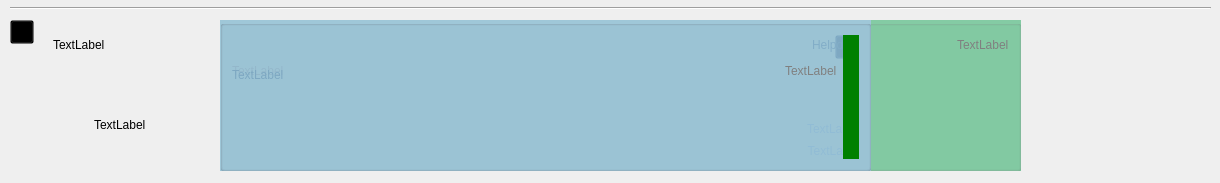
<?xml version="1.0" encoding="UTF-8"?>
<ui version="4.0">
 <class>Actions_left</class>
 <widget class="QWidget" name="Actions_left">
  <property name="geometry">
   <rect>
    <x>0</x>
    <y>0</y>
    <width>1220</width>
    <height>183</height>
   </rect>
  </property>
  <property name="sizePolicy">
   <sizepolicy hsizetype="Fixed" vsizetype="Preferred">
    <horstretch>0</horstretch>
    <verstretch>0</verstretch>
   </sizepolicy>
  </property>
  <property name="minimumSize">
   <size>
    <width>1220</width>
    <height>183</height>
   </size>
  </property>
  <property name="maximumSize">
   <size>
    <width>1220</width>
    <height>16777215</height>
   </size>
  </property>
  <property name="windowTitle">
   <string>Form</string>
  </property>
  <widget class="Line" name="line">
   <property name="geometry">
    <rect>
     <x>10</x>
     <y>0</y>
     <width>1201</width>
     <height>16</height>
    </rect>
   </property>
   <property name="orientation">
    <enum>Qt::Horizontal</enum>
   </property>
  </widget>
  <widget class="QWidget" name="layoutWidget">
   <property name="geometry">
    <rect>
     <x>40</x>
     <y>20</y>
     <width>160</width>
     <height>129</height>
    </rect>
   </property>
   <layout class="QVBoxLayout" name="verticalLayout">
    <item>
     <layout class="QHBoxLayout" name="horizontalLayout">
      <item>
       <widget class="QLabel" name="label">
        <property name="sizePolicy">
         <sizepolicy hsizetype="Fixed" vsizetype="Fixed">
          <horstretch>0</horstretch>
          <verstretch>0</verstretch>
         </sizepolicy>
        </property>
        <property name="text">
         <string/>
        </property>
        <property name="pixmap">
         <pixmap>img/11clock.png</pixmap>
        </property>
       </widget>
      </item>
      <item>
       <widget class="QLabel" name="label_curDate">
        <property name="text">
         <string>TextLabel</string>
        </property>
       </widget>
      </item>
     </layout>
    </item>
    <item>
     <layout class="QHBoxLayout" name="horizontalLayout_3">
      <item>
       <spacer name="horizontalSpacer">
        <property name="orientation">
         <enum>Qt::Horizontal</enum>
        </property>
        <property name="sizeHint" stdset="0">
         <size>
          <width>40</width>
          <height>20</height>
         </size>
        </property>
       </spacer>
      </item>
      <item>
       <widget class="QLabel" name="label_2">
        <property name="sizePolicy">
         <sizepolicy hsizetype="Fixed" vsizetype="Fixed">
          <horstretch>0</horstretch>
          <verstretch>0</verstretch>
         </sizepolicy>
        </property>
        <property name="text">
         <string/>
        </property>
        <property name="pixmap">
         <pixmap>img/user.png</pixmap>
        </property>
        <property name="scaledContents">
         <bool>true</bool>
        </property>
       </widget>
      </item>
      <item>
       <spacer name="horizontalSpacer_2">
        <property name="orientation">
         <enum>Qt::Horizontal</enum>
        </property>
        <property name="sizeHint" stdset="0">
         <size>
          <width>40</width>
          <height>20</height>
         </size>
        </property>
       </spacer>
      </item>
     </layout>
    </item>
    <item>
     <layout class="QHBoxLayout" name="horizontalLayout_2">
      <item>
       <spacer name="horizontalSpacer_3">
        <property name="orientation">
         <enum>Qt::Horizontal</enum>
        </property>
        <property name="sizeHint" stdset="0">
         <size>
          <width>40</width>
          <height>20</height>
         </size>
        </property>
       </spacer>
      </item>
      <item>
       <widget class="QLabel" name="label_cre_name">
        <property name="text">
         <string>TextLabel</string>
        </property>
       </widget>
      </item>
      <item>
       <spacer name="horizontalSpacer_4">
        <property name="orientation">
         <enum>Qt::Horizontal</enum>
        </property>
        <property name="sizeHint" stdset="0">
         <size>
          <width>40</width>
          <height>20</height>
         </size>
        </property>
       </spacer>
      </item>
     </layout>
    </item>
   </layout>
  </widget>
  <widget class="QPushButton" name="pushButton_delAct">
   <property name="geometry">
    <rect>
     <x>10</x>
     <y>20</y>
     <width>24</width>
     <height>24</height>
    </rect>
   </property>
   <property name="cursor">
    <cursorShape>PointingHandCursor</cursorShape>
   </property>
   <property name="styleSheet">
    <string notr="true">background: transparent;</string>
   </property>
   <property name="text">
    <string/>
   </property>
   <property name="iconSize">
    <size>
     <width>16</width>
     <height>16</height>
    </size>
   </property>
  </widget>
  <widget class="QGroupBox" name="groupBox_descr">
   <property name="geometry">
    <rect>
     <x>220</x>
     <y>20</y>
     <width>801</width>
     <height>151</height>
    </rect>
   </property>
   <property name="sizePolicy">
    <sizepolicy hsizetype="Fixed" vsizetype="Preferred">
     <horstretch>0</horstretch>
     <verstretch>0</verstretch>
    </sizepolicy>
   </property>
   <property name="minimumSize">
    <size>
     <width>801</width>
     <height>151</height>
    </size>
   </property>
   <property name="maximumSize">
    <size>
     <width>801</width>
     <height>16777215</height>
    </size>
   </property>
   <property name="layoutDirection">
    <enum>Qt::RightToLeft</enum>
   </property>
   <property name="styleSheet">
    <string notr="true">background: rgba(60, 179, 113, 0.6);</string>
   </property>
   <property name="title">
    <string/>
   </property>
   <layout class="QVBoxLayout" name="verticalLayout_6">
    <item>
     <layout class="QHBoxLayout" name="horizontalLayout_8">
      <item>
       <widget class="QLabel" name="label_descr_id">
        <property name="sizePolicy">
         <sizepolicy hsizetype="Preferred" vsizetype="Fixed">
          <horstretch>0</horstretch>
          <verstretch>0</verstretch>
         </sizepolicy>
        </property>
        <property name="layoutDirection">
         <enum>Qt::RightToLeft</enum>
        </property>
        <property name="styleSheet">
         <string notr="true">color: rgb(128, 128, 128); background: transparent;</string>
        </property>
        <property name="text">
         <string>TextLabel</string>
        </property>
       </widget>
      </item>
      <item>
       <spacer name="horizontalSpacer_9">
        <property name="orientation">
         <enum>Qt::Horizontal</enum>
        </property>
        <property name="sizeHint" stdset="0">
         <size>
          <width>40</width>
          <height>20</height>
         </size>
        </property>
       </spacer>
      </item>
     </layout>
    </item>
    <item>
     <layout class="QHBoxLayout" name="horizontalLayout_9">
      <item>
       <spacer name="horizontalSpacer_10">
        <property name="orientation">
         <enum>Qt::Horizontal</enum>
        </property>
        <property name="sizeHint" stdset="0">
         <size>
          <width>40</width>
          <height>20</height>
         </size>
        </property>
       </spacer>
      </item>
      <item>
       <widget class="QLabel" name="label_descr_title">
        <property name="sizePolicy">
         <sizepolicy hsizetype="Preferred" vsizetype="Fixed">
          <horstretch>0</horstretch>
          <verstretch>0</verstretch>
         </sizepolicy>
        </property>
        <property name="maximumSize">
         <size>
          <width>700</width>
          <height>16777215</height>
         </size>
        </property>
        <property name="styleSheet">
         <string notr="true">background: transparent;</string>
        </property>
        <property name="text">
         <string>TextLabel</string>
        </property>
       </widget>
      </item>
     </layout>
    </item>
    <item>
     <layout class="QVBoxLayout" name="verticalLayout_5">
      <item>
       <layout class="QHBoxLayout" name="horizontalLayout_10">
        <item>
         <spacer name="horizontalSpacer_11">
          <property name="orientation">
           <enum>Qt::Horizontal</enum>
          </property>
          <property name="sizeHint" stdset="0">
           <size>
            <width>40</width>
            <height>20</height>
           </size>
          </property>
         </spacer>
        </item>
        <item>
         <widget class="QTextEdit" name="textEdit_descr_desc">
          <property name="sizePolicy">
           <sizepolicy hsizetype="Maximum" vsizetype="Preferred">
            <horstretch>0</horstretch>
            <verstretch>0</verstretch>
           </sizepolicy>
          </property>
          <property name="minimumSize">
           <size>
            <width>500</width>
            <height>16</height>
           </size>
          </property>
          <property name="maximumSize">
           <size>
            <width>500</width>
            <height>16777215</height>
           </size>
          </property>
          <property name="styleSheet">
           <string notr="true">background: transparent;</string>
          </property>
          <property name="frameShape">
           <enum>QFrame::NoFrame</enum>
          </property>
          <property name="verticalScrollBarPolicy">
           <enum>Qt::ScrollBarAlwaysOff</enum>
          </property>
          <property name="horizontalScrollBarPolicy">
           <enum>Qt::ScrollBarAlwaysOff</enum>
          </property>
          <property name="textInteractionFlags">
           <set>Qt::TextSelectableByMouse</set>
          </property>
         </widget>
        </item>
       </layout>
      </item>
      <item>
       <spacer name="verticalSpacer">
        <property name="orientation">
         <enum>Qt::Vertical</enum>
        </property>
        <property name="sizeType">
         <enum>QSizePolicy::Expanding</enum>
        </property>
        <property name="sizeHint" stdset="0">
         <size>
          <width>20</width>
          <height>6000</height>
         </size>
        </property>
       </spacer>
      </item>
     </layout>
    </item>
   </layout>
  </widget>
  <widget class="QGroupBox" name="groupBox_work">
   <property name="geometry">
    <rect>
     <x>220</x>
     <y>20</y>
     <width>651</width>
     <height>151</height>
    </rect>
   </property>
   <property name="sizePolicy">
    <sizepolicy hsizetype="Fixed" vsizetype="Preferred">
     <horstretch>0</horstretch>
     <verstretch>0</verstretch>
    </sizepolicy>
   </property>
   <property name="minimumSize">
    <size>
     <width>651</width>
     <height>151</height>
    </size>
   </property>
   <property name="layoutDirection">
    <enum>Qt::RightToLeft</enum>
   </property>
   <property name="styleSheet">
    <string notr="true">background: rgba(244, 164, 96, 0.6);</string>
   </property>
   <property name="title">
    <string/>
   </property>
   <layout class="QVBoxLayout" name="verticalLayout_9">
    <item>
     <layout class="QHBoxLayout" name="horizontalLayout_11">
      <item>
       <widget class="QPushButton" name="pushButton_editWork">
        <property name="sizePolicy">
         <sizepolicy hsizetype="Fixed" vsizetype="Fixed">
          <horstretch>0</horstretch>
          <verstretch>0</verstretch>
         </sizepolicy>
        </property>
        <property name="minimumSize">
         <size>
          <width>24</width>
          <height>24</height>
         </size>
        </property>
        <property name="maximumSize">
         <size>
          <width>24</width>
          <height>24</height>
         </size>
        </property>
        <property name="cursor">
         <cursorShape>ClosedHandCursor</cursorShape>
        </property>
        <property name="styleSheet">
         <string notr="true">background: transparent;</string>
        </property>
        <property name="text">
         <string/>
        </property>
        <property name="iconSize">
         <size>
          <width>24</width>
          <height>24</height>
         </size>
        </property>
       </widget>
      </item>
      <item>
       <spacer name="horizontalSpacer_14">
        <property name="orientation">
         <enum>Qt::Horizontal</enum>
        </property>
        <property name="sizeHint" stdset="0">
         <size>
          <width>40</width>
          <height>20</height>
         </size>
        </property>
       </spacer>
      </item>
      <item>
       <widget class="QCheckBox" name="checkBox_work">
        <property name="sizePolicy">
         <sizepolicy hsizetype="Fixed" vsizetype="Fixed">
          <horstretch>0</horstretch>
          <verstretch>0</verstretch>
         </sizepolicy>
        </property>
        <property name="minimumSize">
         <size>
          <width>20</width>
          <height>20</height>
         </size>
        </property>
        <property name="styleSheet">
         <string notr="true">background: transparent;</string>
        </property>
        <property name="text">
         <string/>
        </property>
        <property name="iconSize">
         <size>
          <width>16</width>
          <height>16</height>
         </size>
        </property>
       </widget>
      </item>
     </layout>
    </item>
    <item>
     <layout class="QHBoxLayout" name="horizontalLayout_14">
      <item>
       <spacer name="horizontalSpacer_15">
        <property name="orientation">
         <enum>Qt::Horizontal</enum>
        </property>
        <property name="sizeHint" stdset="0">
         <size>
          <width>40</width>
          <height>20</height>
         </size>
        </property>
       </spacer>
      </item>
      <item>
       <widget class="QLabel" name="label_work_title">
        <property name="sizePolicy">
         <sizepolicy hsizetype="Preferred" vsizetype="Fixed">
          <horstretch>0</horstretch>
          <verstretch>0</verstretch>
         </sizepolicy>
        </property>
        <property name="minimumSize">
         <size>
          <width>0</width>
          <height>16</height>
         </size>
        </property>
        <property name="maximumSize">
         <size>
          <width>500</width>
          <height>16777215</height>
         </size>
        </property>
        <property name="styleSheet">
         <string notr="true">background: transparent;</string>
        </property>
        <property name="text">
         <string>TextLabel</string>
        </property>
       </widget>
      </item>
     </layout>
    </item>
    <item>
     <layout class="QVBoxLayout" name="verticalLayout_3">
      <item>
       <layout class="QHBoxLayout" name="horizontalLayout_5">
        <item>
         <spacer name="horizontalSpacer_6">
          <property name="orientation">
           <enum>Qt::Horizontal</enum>
          </property>
          <property name="sizeHint" stdset="0">
           <size>
            <width>40</width>
            <height>20</height>
           </size>
          </property>
         </spacer>
        </item>
        <item>
         <widget class="QTextEdit" name="textEdit_work_desc">
          <property name="sizePolicy">
           <sizepolicy hsizetype="Maximum" vsizetype="Fixed">
            <horstretch>0</horstretch>
            <verstretch>0</verstretch>
           </sizepolicy>
          </property>
          <property name="minimumSize">
           <size>
            <width>500</width>
            <height>16</height>
           </size>
          </property>
          <property name="maximumSize">
           <size>
            <width>500</width>
            <height>16777215</height>
           </size>
          </property>
          <property name="styleSheet">
           <string notr="true">background: transparent;</string>
          </property>
          <property name="frameShape">
           <enum>QFrame::NoFrame</enum>
          </property>
          <property name="verticalScrollBarPolicy">
           <enum>Qt::ScrollBarAlwaysOff</enum>
          </property>
          <property name="horizontalScrollBarPolicy">
           <enum>Qt::ScrollBarAlwaysOff</enum>
          </property>
          <property name="textInteractionFlags">
           <set>Qt::TextSelectableByMouse</set>
          </property>
         </widget>
        </item>
       </layout>
      </item>
      <item>
       <layout class="QHBoxLayout" name="horizontalLayout_4">
        <item>
         <layout class="QVBoxLayout" name="verticalLayout_2">
          <item>
           <widget class="QLabel" name="label_work_dates">
            <property name="sizePolicy">
             <sizepolicy hsizetype="Preferred" vsizetype="Fixed">
              <horstretch>0</horstretch>
              <verstretch>0</verstretch>
             </sizepolicy>
            </property>
            <property name="minimumSize">
             <size>
              <width>0</width>
              <height>16</height>
             </size>
            </property>
            <property name="layoutDirection">
             <enum>Qt::RightToLeft</enum>
            </property>
            <property name="styleSheet">
             <string notr="true">color: rgb(128, 128, 128); background: transparent;</string>
            </property>
            <property name="text">
             <string>TextLabel</string>
            </property>
           </widget>
          </item>
          <item>
           <widget class="QLabel" name="label_work_worker">
            <property name="sizePolicy">
             <sizepolicy hsizetype="Preferred" vsizetype="Fixed">
              <horstretch>0</horstretch>
              <verstretch>0</verstretch>
             </sizepolicy>
            </property>
            <property name="minimumSize">
             <size>
              <width>0</width>
              <height>16</height>
             </size>
            </property>
            <property name="layoutDirection">
             <enum>Qt::RightToLeft</enum>
            </property>
            <property name="styleSheet">
             <string notr="true">color: rgb(128, 128, 128); background: transparent;</string>
            </property>
            <property name="text">
             <string>TextLabel</string>
            </property>
            <property name="alignment">
             <set>Qt::AlignRight|Qt::AlignTrailing|Qt::AlignVCenter</set>
            </property>
           </widget>
          </item>
         </layout>
        </item>
        <item>
         <spacer name="horizontalSpacer_5">
          <property name="orientation">
           <enum>Qt::Horizontal</enum>
          </property>
          <property name="sizeHint" stdset="0">
           <size>
            <width>40</width>
            <height>20</height>
           </size>
          </property>
         </spacer>
        </item>
       </layout>
      </item>
     </layout>
    </item>
   </layout>
  </widget>
  <widget class="QGroupBox" name="groupBox_messege">
   <property name="geometry">
    <rect>
     <x>220</x>
     <y>20</y>
     <width>651</width>
     <height>151</height>
    </rect>
   </property>
   <property name="sizePolicy">
    <sizepolicy hsizetype="Fixed" vsizetype="Preferred">
     <horstretch>0</horstretch>
     <verstretch>0</verstretch>
    </sizepolicy>
   </property>
   <property name="minimumSize">
    <size>
     <width>651</width>
     <height>151</height>
    </size>
   </property>
   <property name="layoutDirection">
    <enum>Qt::RightToLeft</enum>
   </property>
   <property name="styleSheet">
    <string notr="true">background: rgba(192, 192, 192, 0.6);
</string>
   </property>
   <property name="title">
    <string/>
   </property>
   <layout class="QVBoxLayout" name="verticalLayout_8">
    <item>
     <layout class="QHBoxLayout" name="horizontalLayout_12">
      <item>
       <widget class="QLabel" name="label_mess_helpdesk">
        <property name="sizePolicy">
         <sizepolicy hsizetype="Fixed" vsizetype="Fixed">
          <horstretch>0</horstretch>
          <verstretch>0</verstretch>
         </sizepolicy>
        </property>
        <property name="minimumSize">
         <size>
          <width>47</width>
          <height>16</height>
         </size>
        </property>
        <property name="maximumSize">
         <size>
          <width>47</width>
          <height>16</height>
         </size>
        </property>
        <property name="layoutDirection">
         <enum>Qt::RightToLeft</enum>
        </property>
        <property name="styleSheet">
         <string notr="true">color: rgb(128, 128, 128); background: transparent;</string>
        </property>
        <property name="text">
         <string>Helpdesk</string>
        </property>
       </widget>
      </item>
      <item>
       <spacer name="horizontalSpacer_12">
        <property name="orientation">
         <enum>Qt::Horizontal</enum>
        </property>
        <property name="sizeHint" stdset="0">
         <size>
          <width>40</width>
          <height>20</height>
         </size>
        </property>
       </spacer>
      </item>
     </layout>
    </item>
    <item>
     <layout class="QVBoxLayout" name="verticalLayout_7">
      <item>
       <layout class="QHBoxLayout" name="horizontalLayout_13">
        <item>
         <spacer name="horizontalSpacer_13">
          <property name="orientation">
           <enum>Qt::Horizontal</enum>
          </property>
          <property name="sizeHint" stdset="0">
           <size>
            <width>40</width>
            <height>20</height>
           </size>
          </property>
         </spacer>
        </item>
        <item>
         <widget class="QTextEdit" name="textEdit_mess_text">
          <property name="sizePolicy">
           <sizepolicy hsizetype="Maximum" vsizetype="Preferred">
            <horstretch>0</horstretch>
            <verstretch>0</verstretch>
           </sizepolicy>
          </property>
          <property name="minimumSize">
           <size>
            <width>500</width>
            <height>16</height>
           </size>
          </property>
          <property name="maximumSize">
           <size>
            <width>500</width>
            <height>16777215</height>
           </size>
          </property>
          <property name="styleSheet">
           <string notr="true">background: transparent;</string>
          </property>
          <property name="frameShape">
           <enum>QFrame::NoFrame</enum>
          </property>
          <property name="verticalScrollBarPolicy">
           <enum>Qt::ScrollBarAlwaysOff</enum>
          </property>
          <property name="horizontalScrollBarPolicy">
           <enum>Qt::ScrollBarAlwaysOff</enum>
          </property>
          <property name="textInteractionFlags">
           <set>Qt::TextSelectableByMouse</set>
          </property>
         </widget>
        </item>
       </layout>
      </item>
      <item>
       <spacer name="verticalSpacer_2">
        <property name="orientation">
         <enum>Qt::Vertical</enum>
        </property>
        <property name="sizeHint" stdset="0">
         <size>
          <width>20</width>
          <height>9000</height>
         </size>
        </property>
       </spacer>
      </item>
     </layout>
    </item>
   </layout>
  </widget>
  <widget class="QGroupBox" name="groupBox_agreement">
   <property name="geometry">
    <rect>
     <x>220</x>
     <y>20</y>
     <width>651</width>
     <height>151</height>
    </rect>
   </property>
   <property name="sizePolicy">
    <sizepolicy hsizetype="Fixed" vsizetype="Preferred">
     <horstretch>0</horstretch>
     <verstretch>0</verstretch>
    </sizepolicy>
   </property>
   <property name="minimumSize">
    <size>
     <width>651</width>
     <height>151</height>
    </size>
   </property>
   <property name="layoutDirection">
    <enum>Qt::RightToLeft</enum>
   </property>
   <property name="styleSheet">
    <string notr="true">background: rgba(135, 206, 250, 0.6);</string>
   </property>
   <property name="title">
    <string/>
   </property>
   <layout class="QHBoxLayout" name="horizontalLayout_15">
    <item>
     <widget class="QGroupBox" name="groupBox_agreement_color">
      <property name="sizePolicy">
       <sizepolicy hsizetype="Fixed" vsizetype="Preferred">
        <horstretch>0</horstretch>
        <verstretch>0</verstretch>
       </sizepolicy>
      </property>
      <property name="minimumSize">
       <size>
        <width>16</width>
        <height>0</height>
       </size>
      </property>
      <property name="autoFillBackground">
       <bool>false</bool>
      </property>
      <property name="styleSheet">
       <string notr="true">background: green; border: 0;</string>
      </property>
      <property name="title">
       <string/>
      </property>
     </widget>
    </item>
    <item>
     <layout class="QVBoxLayout" name="verticalLayout_10">
      <item>
       <layout class="QVBoxLayout" name="verticalLayout_4">
        <item>
         <layout class="QHBoxLayout" name="horizontalLayout_6">
          <item>
           <spacer name="horizontalSpacer_7">
            <property name="orientation">
             <enum>Qt::Horizontal</enum>
            </property>
            <property name="sizeHint" stdset="0">
             <size>
              <width>40</width>
              <height>20</height>
             </size>
            </property>
           </spacer>
          </item>
          <item>
           <widget class="QTextEdit" name="textEdit_text_agree">
            <property name="sizePolicy">
             <sizepolicy hsizetype="Maximum" vsizetype="Preferred">
              <horstretch>0</horstretch>
              <verstretch>0</verstretch>
             </sizepolicy>
            </property>
            <property name="minimumSize">
             <size>
              <width>500</width>
              <height>16</height>
             </size>
            </property>
            <property name="maximumSize">
             <size>
              <width>500</width>
              <height>16777215</height>
             </size>
            </property>
            <property name="styleSheet">
             <string notr="true">background: transparent;</string>
            </property>
            <property name="frameShape">
             <enum>QFrame::NoFrame</enum>
            </property>
            <property name="verticalScrollBarPolicy">
             <enum>Qt::ScrollBarAlwaysOff</enum>
            </property>
            <property name="horizontalScrollBarPolicy">
             <enum>Qt::ScrollBarAlwaysOff</enum>
            </property>
            <property name="textInteractionFlags">
             <set>Qt::TextSelectableByMouse</set>
            </property>
           </widget>
          </item>
         </layout>
        </item>
        <item>
         <layout class="QHBoxLayout" name="horizontalLayout_7">
          <item>
           <widget class="QLabel" name="label_date_name_agree">
            <property name="sizePolicy">
             <sizepolicy hsizetype="Preferred" vsizetype="Fixed">
              <horstretch>0</horstretch>
              <verstretch>0</verstretch>
             </sizepolicy>
            </property>
            <property name="layoutDirection">
             <enum>Qt::RightToLeft</enum>
            </property>
            <property name="styleSheet">
             <string notr="true">color: rgb(128, 128, 128); background: transparent;</string>
            </property>
            <property name="text">
             <string>TextLabel</string>
            </property>
           </widget>
          </item>
          <item>
           <spacer name="horizontalSpacer_8">
            <property name="orientation">
             <enum>Qt::Horizontal</enum>
            </property>
            <property name="sizeHint" stdset="0">
             <size>
              <width>40</width>
              <height>20</height>
             </size>
            </property>
           </spacer>
          </item>
         </layout>
        </item>
       </layout>
      </item>
      <item>
       <spacer name="verticalSpacer_3">
        <property name="orientation">
         <enum>Qt::Vertical</enum>
        </property>
        <property name="sizeHint" stdset="0">
         <size>
          <width>20</width>
          <height>9000</height>
         </size>
        </property>
       </spacer>
      </item>
     </layout>
    </item>
   </layout>
  </widget>
 </widget>
 <resources/>
 <connections/>
</ui>
